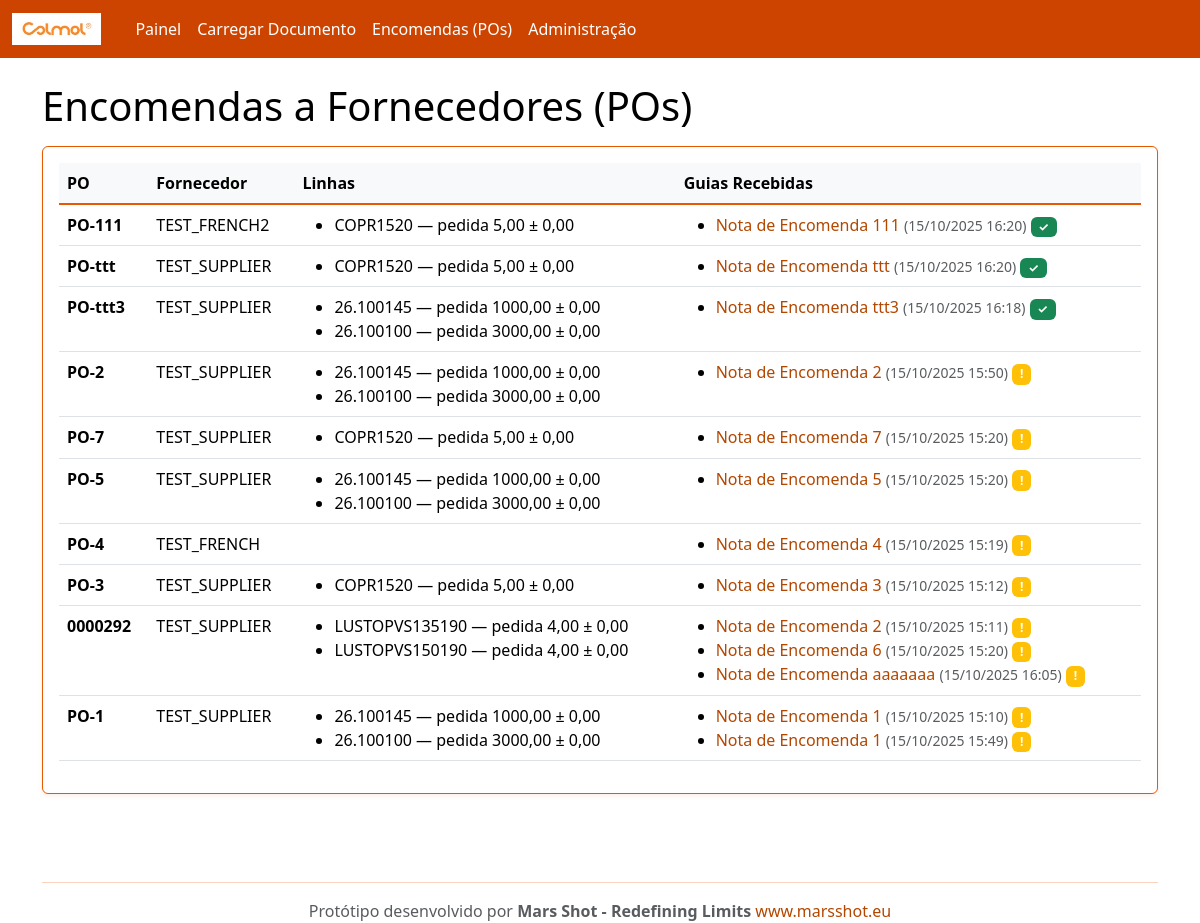
The page /po/ on the database as committed earlier.
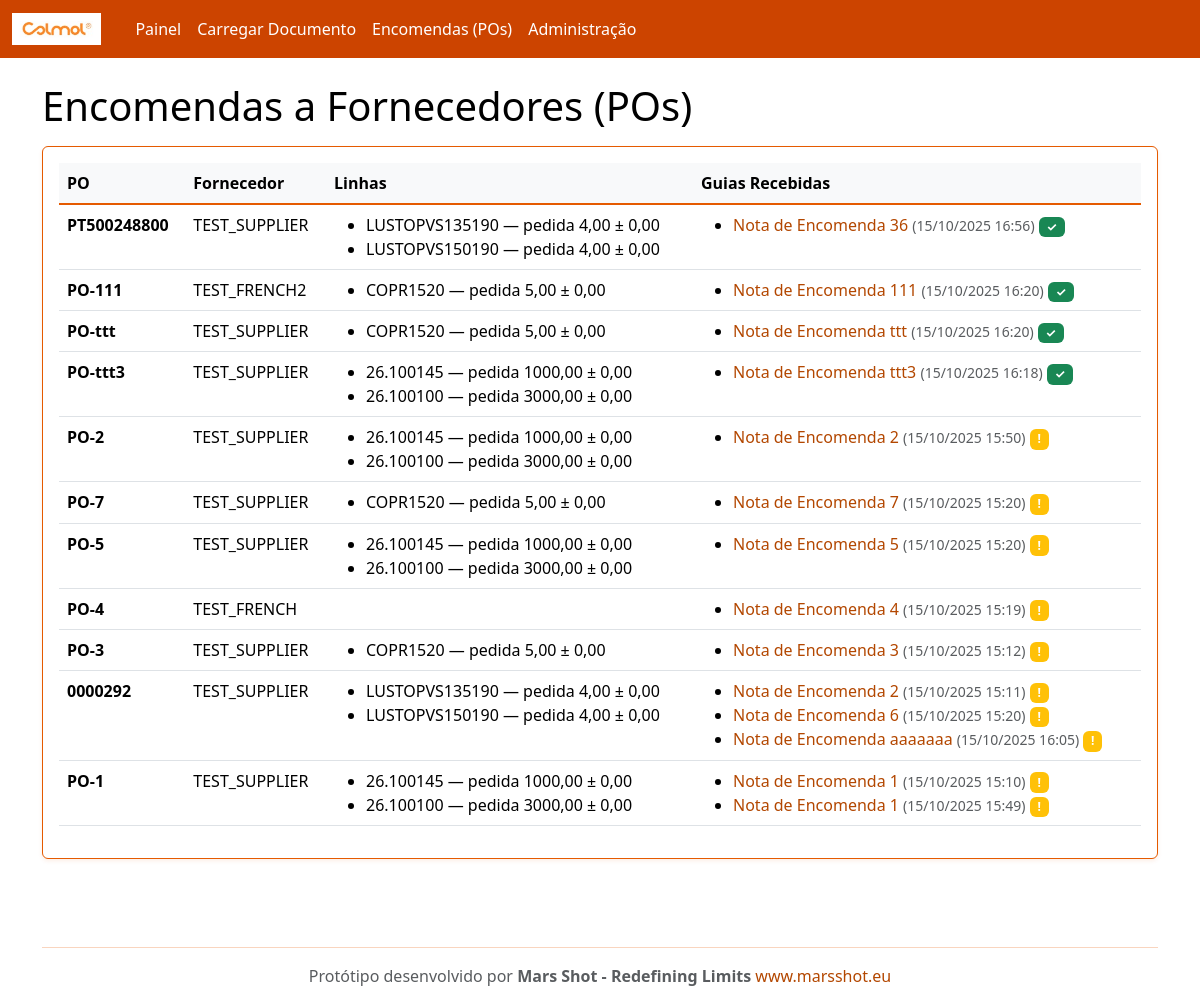
The same page on the database as committed later.
### rececao/models.py (models this page shows, shortened)
class PurchaseOrder(models.Model):
    number = models.CharField(max_length=100, unique=True)
    supplier = models.ForeignKey(Supplier, on_delete=models.CASCADE, related_name='purchase_orders')
    created_at = models.DateTimeField(auto_now_add=True)

class Supplier(models.Model):
    name = models.CharField(max_length=200, unique=True)
    email = models.EmailField(blank=True, null=True)
    code = models.CharField(max_length=50, unique=True)

class POLine(models.Model):
    po = models.ForeignKey(PurchaseOrder, on_delete=models.CASCADE, related_name='lines')
    internal_sku = models.CharField(max_length=120)  # código interno Colmol
    description = models.CharField(max_length=255, blank=True)
    unit = models.CharField(max_length=20, default='UN')
    qty_ordered = models.DecimalField(max_digits=12, decimal_places=2)
    tolerance = models.DecimalField(max_digits=6, decimal_places=2, default=0)  # tolerância admitida
    class Meta:
        unique_together = ('po','internal_sku')

class InboundDocument(models.Model):
    DOC_TYPES = (
        ('GR','Guia de Remessa'),
        ('FT','Nota de Encomenda'),
    )
    supplier = models.ForeignKey(Supplier, on_delete=models.CASCADE, related_name='inbound_docs')
    doc_type = models.CharField(max_length=2, choices=DOC_TYPES, default='GR')
    number = models.CharField(max_length=120)
    file = models.FileField(upload_to='inbound/')
    received_at = models.DateTimeField(auto_now_add=True)
    parsed_payload = models.JSONField(default=dict, blank=True)  # resultado do OCR/extração
    po = models.ForeignKey(PurchaseOrder, on_delete=models.SET_NULL, null=True, blank=True, related_name='inbound_docs')

### rececao/views.py (the view)
# urls.py: path('po/', views.po_list, name='po_list'),
def po_list(request):
    pos = PurchaseOrder.objects.all().order_by('-id')
    return render(request, 'po_list.html', {'pos': pos})

### templates/po_list.html
{% extends "base.html" %}
{% block content %}
<h1>Encomendas a Fornecedores (POs)</h1>
<div class="card p-3 mt-3">
  <table class="table table-hover">
    <thead><tr><th>PO</th><th>Fornecedor</th><th>Linhas</th><th>Guias Recebidas</th></tr></thead>
    <tbody>
      {% for p in pos %}
      <tr>
        <td><strong>{{ p.number }}</strong></td>
        <td>{{ p.supplier.name }}</td>
        <td>
          <ul class="mb-0">
          {% for l in p.lines.all %}
            <li>{{ l.internal_sku }} — pedida {{ l.qty_ordered }} ± {{ l.tolerance }}</li>
          {% endfor %}
          </ul>
        </td>
        <td>
          {% with guias=p.inbound_docs.all %}
            {% if guias %}
              <ul class="mb-0">
              {% for guia in guias %}
                <li>
                  <a href="/inbound/{{ guia.id }}/" class="text-decoration-none">
                    {{ guia.get_doc_type_display }} {{ guia.number }}
                  </a>
                  <small class="text-muted">({{ guia.received_at|date:"d/m/Y H:i" }})</small>
                  {% if guia.match_result %}
                    {% if guia.match_result.status == 'matched' %}
                      <span class="badge bg-success">✓</span>
                    {% elif guia.match_result.status == 'exceptions' %}
                      <span class="badge bg-warning">!</span>
                    {% endif %}
                  {% endif %}
                </li>
              {% endfor %}
              </ul>
            {% else %}
              <small class="text-muted">Nenhuma guia recebida</small>
            {% endif %}
          {% endwith %}
        </td>
      </tr>
      {% empty %}
      <tr><td colspan="4">Sem POs. Use o admin para criar dados de exemplo.</td></tr>
      {% endfor %}
    </tbody>
  </table>
</div>
{% endblock %}

### templates/base.html (shortened to what this page needs)
{% load static %}
<!doctype html>
<html lang="pt">
<head>
  <link href="https://cdn.jsdelivr.net/npm/bootstrap@5.3.3/dist/css/bootstrap.min.css" rel="stylesheet">
</head>
<body>
  <nav class="navbar navbar-expand-lg navbar-dark">
    <div class="container-fluid">
      <a class="navbar-brand d-flex align-items-center" href="/">
        <img src="{% static 'colmol-logo.png' %}" alt="Colmol" style="height: 32px; margin-right: 10px;">
      </a>
      <div class="collapse navbar-collapse" id="nav">
        <ul class="navbar-nav me-auto mb-2 mb-lg-0">
          <li class="nav-item"><a class="nav-link" href="/">Painel</a></li>
          <li class="nav-item"><a class="nav-link" href="/upload/">Carregar Documento</a></li>
          <li class="nav-item"><a class="nav-link" href="/po/">Encomendas (POs)</a></li>
          <li class="nav-item"><a class="nav-link" href="/admin/">Administração</a></li>
        </ul>
      </div>
    </div>
  </nav>
  <main class="container my-4">
    {% block content %}{% endblock %}
  </main>
  <footer class="container my-5">
    <hr class="border-secondary" />
    <div class="text-center">
      <p class="mb-0 text-muted">Protótipo desenvolvido por <strong>Mars Shot - Redefining Limits</strong> <a
          href="https://www.marsshot.eu" target="_blank" class="text-decoration-none">www.marsshot.eu</a></p>
    </div>
  </footer>
</body>
</html>

Rows that differ between the two databases and show on the page:
added PurchaseOrder: number "PT500248800", supplier.name "TEST_SUPPLIER"
added POLine: internal_sku "LUSTOPVS135190", qty_ordered "4,00", tolerance "0,00", shown under "PT500248800"
added POLine: internal_sku "LUSTOPVS150190", qty_ordered "4,00", tolerance "0,00", shown under "PT500248800"
added InboundDocument: doc_type "Nota de Encomenda", number "36", received_at "15/10/2025 16:56", shown under "PT500248800"
